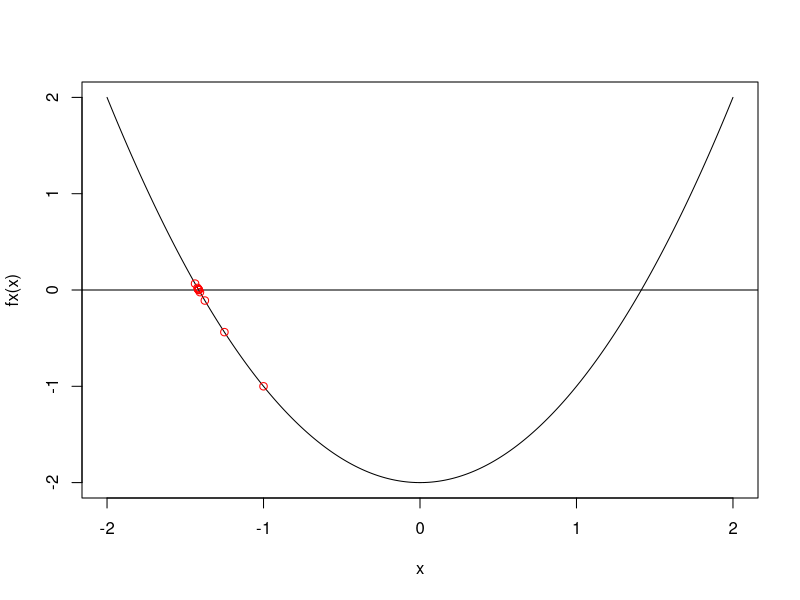
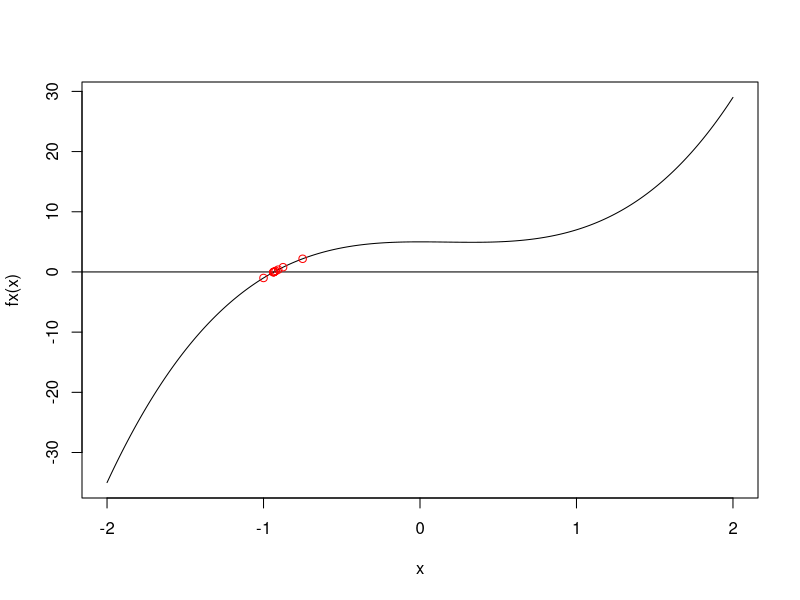
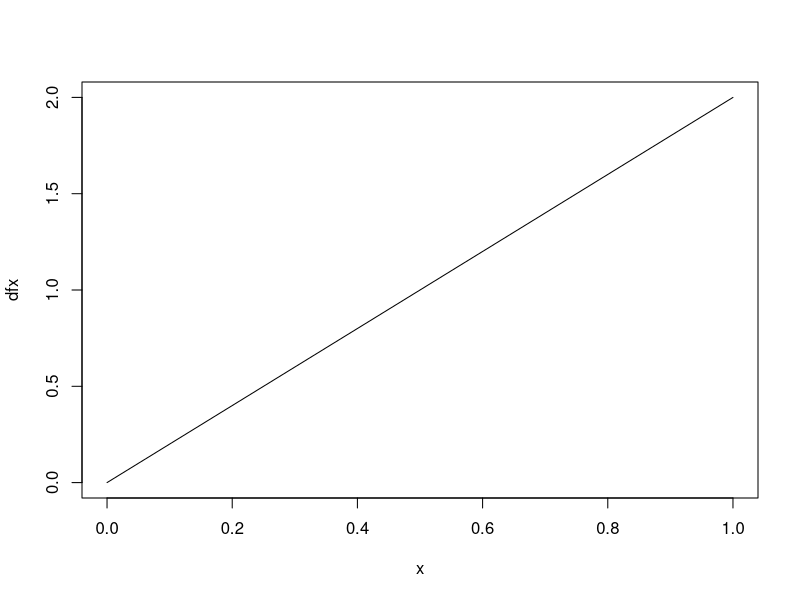
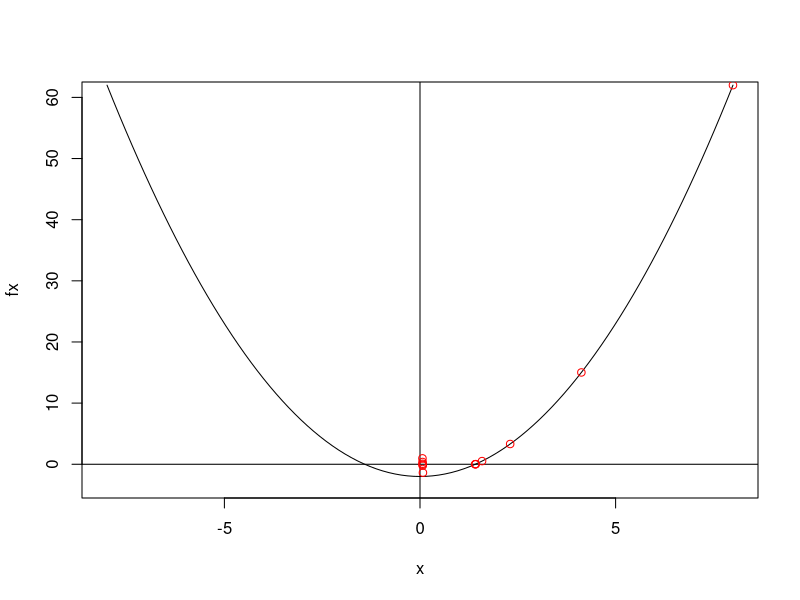
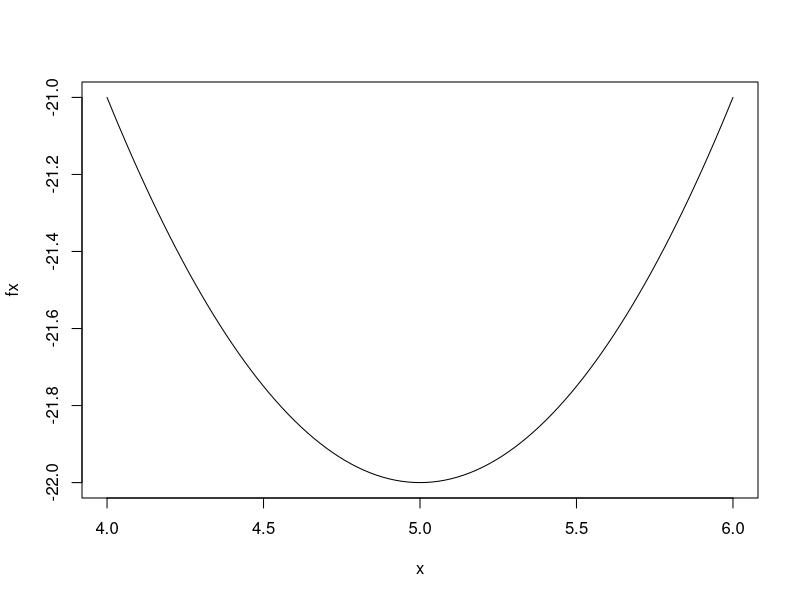

R code for these plots, in order: (Note: a time limit stopped this script after it produced the figures.)
# ================== Bisection Method==================================
# Finding the root for f(x) = x^2 - 2

x <- seq(-2, 2, by = 0.01)
fx <- function(x){
  y <- x^2 -2
  return(y)
}

#Based on the plot, you can see the shape of f(x)
plot(x, fx(x), type = "l")
abline(h = 0)

#set initial parameters
a <- -1.5
b <- -0.5
epslion <- 0.001


# demo code
while(1){
  c <- (a+b)/2
  f.c <- fx(c)
  
  f.a <- fx(a)
  f.b <- fx(b)
  
  if(f.c == 0 | abs(b-a) <= epslion){
    points(c, f.c, col = "red")
    print(paste("Root of f(x) is",  c))
    break
  }else{
    points(c, f.c, col = "red")
    if(f.a*f.c < 0){
      b <- c 
    }else{
      a <- c
    }
  }
}

#########################In class exercise############################
###Find the root of f(x) = 4x^3 - 2*x^2 +5 when -2 <= x <= 2
###Meanwhile, think about following questions:
###1. How to prevent infinity loop
###2. When setting the initial parameter a and b, how to prevent invalid input?

x <- seq(-2, 2, by = 0.01)
fx <- function(x){
  y <- 4*x^3 -2*x^2 +5
  return(y)
}

plot(x, fx(x), type = "l")
abline(h = 0)

a <- -1.5
b <- -0.5
epsilon <- 0.001
c <- (a+b)/2

while(1){
  c <- (a+b)/2
  f.c <- fx(c)
  
  f.a <- fx(a)
  f.b <- fx(b)
  
  if(abs(f.c) < 0.001 | abs(b-a) <= epsilon){
    points(c, f.c, col = "red")
    print(paste("Root of f(x) is",  c))
    break
  }else{
    points(c, f.c, col = "red")
    if(f.a*f.c < 0){
      b <- c 
    }else{
      a <- c
    }
  }
}


# ================== Newton's Method ==============================

# simple example, newton's method
# f(x) = x^2 - 2

fx <- function(x)
{
  y <-  x^2 - 2
  return (y)
}

# f'(x) = 2*x
dfx <- function(x)
{
  y <-  2*x
  return(y)
}

plot(dfx)

# initial plot
plot(fx, ylim = c(-3, 60), xlim = c(-8, 8))
abline(h=0, v=0)

x0 <-  8          # initial guess
epsilon <-  0.01  # convergent condition
points(x0, fx(x0), col = "red")

step <-  1        # step count

while(1)
{
  tmp <-  x0
  Sys.sleep(1)
  
  deltaX <-  fx(x0) / dfx(x0)
  x0 <-  x0 - deltaX
  points(x0, fx(x0), col = "red")    
  step <-  step + 1
  
  if (abs(x0-tmp) < epsilon)
  {
    points(x0, fx(x0), col = "red")
    Sys.sleep(1)
    print("Converged!")
    print(paste("x0 = ", x0, ", step = ", step, sep=""))
    break
  }
}


# ==================== calculate the bond yield ======================
rm(list = ls())

# a bond with coupon 3
# paid every 6 months
# face value 100
# bond price 98.39
# we want to calculate the yield

# 3 * exp(-0.5y) + 
# 3 * exp(-0.5y) + 
# 3 * exp(-0.5y) + 
# 103 * exp(-2y) = 98.39

bond <- function(y)
{
  value <- 3 * exp(-0.5 * y) + 
    3 * exp(-1 * y) + 
    3 * exp(-1.5 * y) + 
    103 * exp(-2 * y) - 98.39
  return(value)
}

dbond <- function(y)
{
  value <- -1.5 * exp(-0.5 * y) + 
    -3 * exp(-1 * y) + 
    -4.5 * exp(-1.5 * y) + 
    -206 * exp(-2 * y)
  return(value)
}

y0 <-  0.02
while(1)
{
  y1 <- y0 - bond(y0) / dbond(y0)
  if(abs(y0-y1) < 1e-5)
  {
    print("converged!")
    cat("y = ", y1, sep = "")
    break
  }
  y0 <- y1
}

#######################In class exercise##################################
#Redo the bond question. This time, you need to find the y using both bisection
#method and Newton's method
#Additionally, please add following features in both methods
#1. report how many steps are used when obtaining the final value
#2. compare the effieciency of both method. Instead of comparing the number of steps
# report the time length when running each method.

nm <- function()
{
  bond <- function(y)
  {
    value <- 3 * exp(-0.5 * y) + 
      3 * exp(-1 * y) + 
      3 * exp(-1.5 * y) + 
      103 * exp(-2 * y) - 98.39
    return(value)
  }
  
  dbond <- function(y)
  {
    value <- -1.5 * exp(-0.5 * y) + 
      -3 * exp(-1 * y) + 
      -4.5 * exp(-1.5 * y) + 
      -206 * exp(-2 * y)
    return(value)
  }
  
  y0 <-  0.02
  step.count <- 0
  while(step.count < 100000)
  {
    step.count <- step.count + 1
    y1 <- y0 - bond(y0) / dbond(y0)
    if(abs(y0-y1) < 1e-5)
    {
      print("converged!")
      cat("y = ", y1, sep = "")
      break
    }
    y0 <- y1
  }
  print(step.count)
  return()
}

bm <- function()
{
  bond <- function(y)
  {
    value <- 3 * exp(-0.5 * y) + 
      3 * exp(-1 * y) + 
      3 * exp(-1.5 * y) + 
      103 * exp(-2 * y) - 98.39
    return(value)
  }
  
  dbond <- function(y)
  {
    value <- -1.5 * exp(-0.5 * y) + 
      -3 * exp(-1 * y) + 
      -4.5 * exp(-1.5 * y) + 
      -206 * exp(-2 * y)
    return(value)
  }
  
  a <- 0.05
  b <- 0.10
  epslion <- 0.001
  step.count <- 0
  
  while(step.count < 100000){
    step.count <- step.count + 1
    c <- (a+b)/2
    f.c <- bond(c)
    
    f.a <- bond(a)
    f.b <- bond(b)
    
    if(f.c == 0 | abs(b-a) <= epslion){
      print(paste("Root of f(x) is",  c))
      break
    }else{
      points(c, f.c, col = "red")
      if(f.a*f.c < 0){
        b <- c 
      }else{
        a <- c
      }
    }
  }
  print(step.count)
  return()
}
nm()
bm()
start.time <- Sys.time()

cm <- function(n)
{
  return (2**n)
}
system.time(cm(1000000))

# ==========================Gradient descent========================================
# ============= Example 1: Simple gradient descent with 1 variable ================

rm(list = ls())

# function f(x) = x^2 - 10x + 3
# x.min = -b/2a = 5

fx <- function(x)
{
  y = x^2 - 10 * x + 3
  return (y)
}

# derivative of f(x)
# df = x^2 - 10

df <- function(x)
{
  y = x*2 - 10
  return (y)
}

plot(fx, xlim = c(4, 6))

# pseudo code:

# set initial
# set convergence condition
# loop: 
while(1)
{
  # algorithm
  # ...
  # if (converge)
  # {
  #     break
  # }
}




# initial points (guess)
x0 <-  6
points(x0, fx(x0), col = "red")

# step length
alpha <-  0.2

# condition to terminate the algorithm
epsilon <-  0.0001

# step count
step <-  1

while(1)
{
  cat("Calculating, step ", step, '\n', sep = "")
  # update x
  x1 <-  x0 - alpha * df(x0)
  
  # check convergence
  if (abs(fx(x1) - fx(x0)) < epsilon)
  {
    # converged, output some information
    cat("x = ", x1, '\n', sep='')
    cat("Final step: ", step, '\n', sep='')
    break
  }
  
  points(x1, fx(x1), col = "red")
  
  # update x
  x0 <-  x1
  step <-  step + 1
  #     Sys.sleep(1.2)
}


# ======================= Example 2: Local extrema ===================

rm(list = ls())

# f(x) = x * sin(x)

fx2 <- function(x)
{
  y <-  x * sin(x)
  return (y)
}


df2 <- function(x)
{
  y <-  sin(x) + x * cos(x)
  return (y)
}

plot(fx2, xlim = c(-20, 20), main = "f(x) = x*sin(x)")

plot(fx2, xlim = c(2, 13), main = "f(x) = x*sin(x)")

x0 <-  7.5    # try 2, 6, 7, 8
points(x0, fx2(x0), col = "blue")

alpha <-  0.1
epsilon <-  0.0001
step <-  1

while(1)
{
  x1 <-  x0 - alpha * df2(x0)
  if (abs(fx2(x1) - fx2(x0)) < epsilon)
  {
    cat("x = ", x1, '\n', sep='')
    cat("Final step: ", step, '\n', sep='')
    break;
  }
  points(x1, fx2(x1),  col = "red")
  x0 <-  x1
  step <-  step + 1
}
